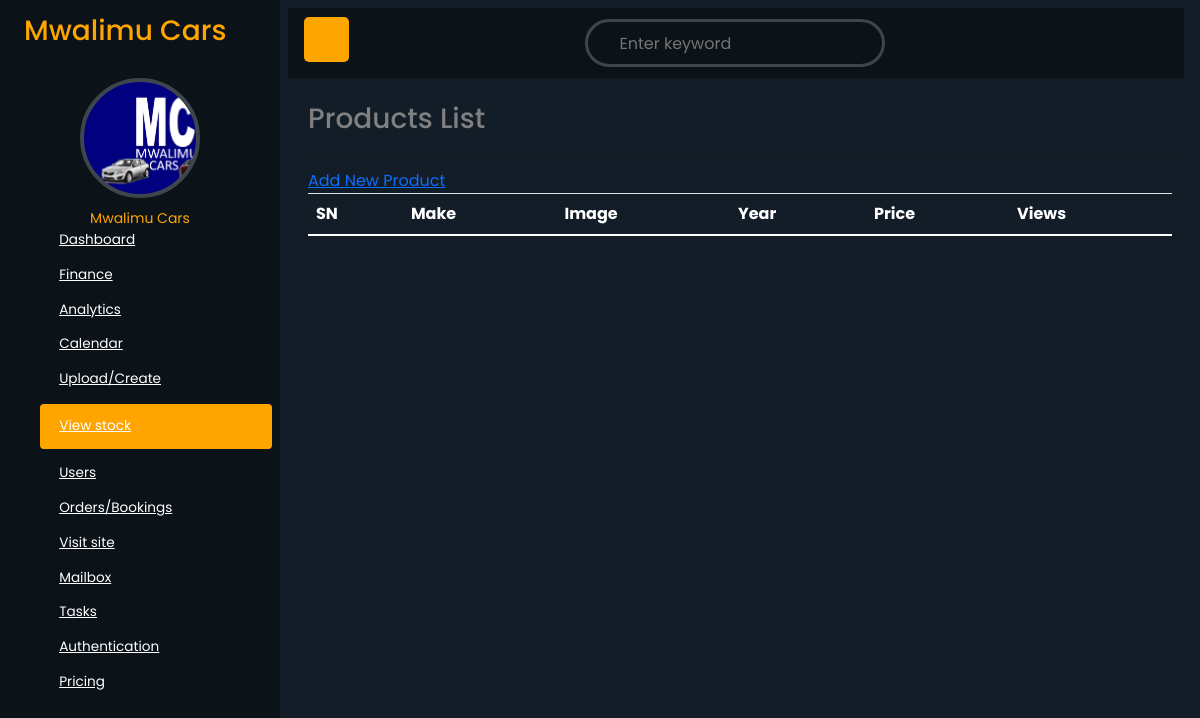
/admin_product/list/, run on an earlier commit of the app's database.
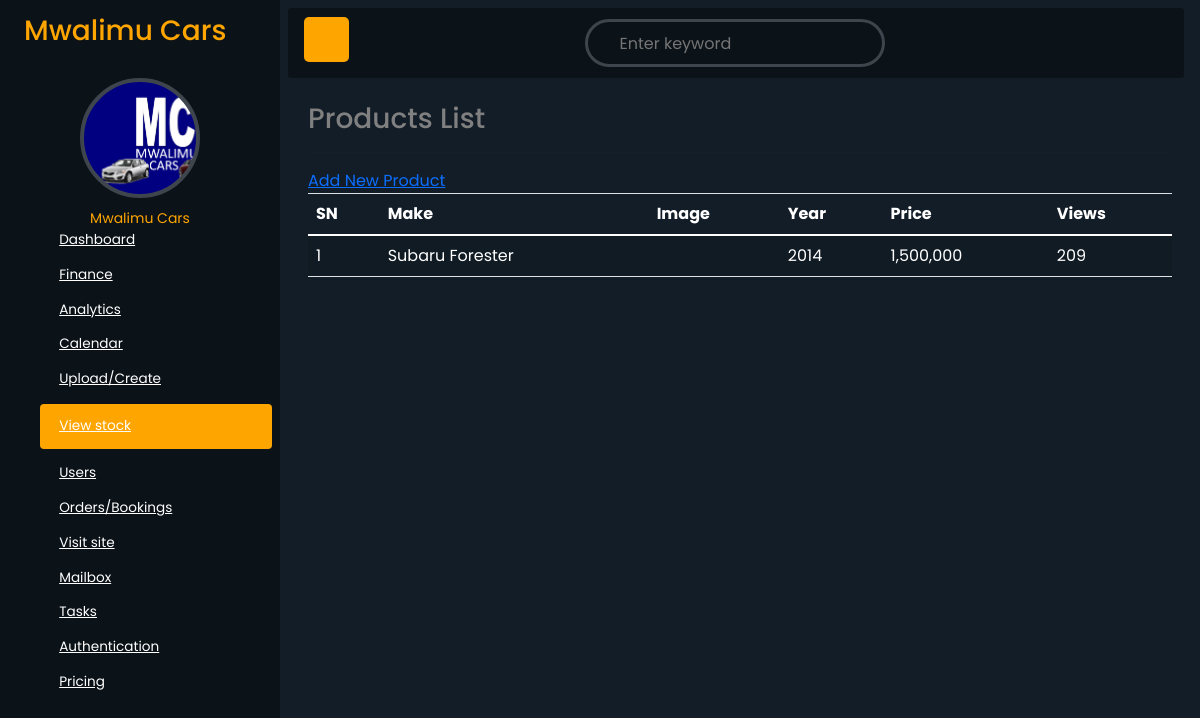
And on a later commit of the database.
### products/models.py (models this page shows, shortened)
class Product(models.Model):
    style = (
        ('Hatchback', 'Hatchback'),
        ('Convertible', 'Convertible'),
        ('Coupe', 'Coupe'),
        ('Sedan', 'Sedan'),
        ('Sports car', 'Sports car'),
        ('Notchback', 'Notchback'),
        ('SUV', 'SUV'),
        ('Luxury', 'Luxury'),
        ('Station wagon/Estate car', 'Station wagon/Estate car'),
        ('Super car', 'Super car'),
        ('MUV', 'MUV'),
        ('Pickup truck/Pickup', 'Pickup truck/Pickup'),
        ('Minivan/Van', 'Minivan/Van'),
        ('Crossover', 'Crossover'),
        ('Buggy', 'Buggy')
    )
    make = models.CharField(max_length=255)
    model = models.CharField(max_length=255)
    new_or_used = models.BooleanField(default=False, null=True, blank=True)
    cc = models.CharField(max_length=20)
    car_brand = models.ForeignKey(Brand, on_delete=models.CASCADE)
    latest = models.BooleanField(default=False, null=True, blank=True)
    slug = models.SlugField(unique=True)
    colour = models.CharField(max_length=20)
    features = models.ManyToManyField(Feature, blank=True)
    body_type = models.CharField(max_length=100, blank=True, choices=style)
    trans = (
        ('Automatic', 'Automatic'),
        ('Manual', 'Manual')
    )
    transmission = models.CharField(max_length=30, null=True, blank=True, choices=trans)
    mileage = models.CharField(max_length=10)
    fuel = models.CharField(max_length=20)
    year = models.CharField(max_length=10)
    price = models.CharField(max_length=20)
    negotiable = models.BooleanField(default=False, null=True, blank=True)
    image = CloudinaryField('images', null=True, blank=True)
    description = models.TextField(null=True, blank=True)
    view_count = models.PositiveIntegerField(default=0)
    upload_date = models.DateTimeField(null=True, blank=True, auto_now_add=True)
    class Meta:
        ordering = ['-upload_date']
    class Meta:
        db_table = "pymcars_product"

### products/views.py (the view)
# urls.py: path("admin_product/list/", AdminProductListView.as_view(), name="adminproductlist"),
class AdminProductListView(ListView):
    template_name = "adminpage/products_list.html"
    queryset = Product.objects.all().order_by("-id")
    context_object_name = "allproducts"

### templates/adminpage/products_list.html (shortened to what the changed rows need)
{% extends 'adminpage/adminbase.html' %}
{% block content %}
    <div class="main-content">
        <main>
            <div class="container">
                <div class="row">
                    <div class="col-md-12">
                        <table class="table table-striped" style="color: white">
                            <thead>
                            <tr>
                                <th>SN</th>
                                <th>Make</th>
                                <th>Image</th>
                                <th>Year</th>
                                <th>Price</th>
                                <th>Views</th>
                            </tr>
                            </thead>
                            <tbody>
                            {% for p in allproducts %}
                                <tr style="color: white">
                                    <td>{{ forloop.counter }}</td>
                                    <td>{{ p.make }}</td>
                                    <td><img src="{{ p.image.url }}" style="height: 60px;" alt=""></td>
                                    <td>{{ p.year }}</td>
                                    <td>{{ p.price }}</td>
                                    <td>{{ p.view_count }}</td>
                                </tr>
                            {% endfor %}
                            </tbody>
                        </table>
                    </div>
                </div>
            </div>
        </main>
    </div>
{% endblock %}

What changed in the data, as far as the page shows it:
added Product: make "Subaru Forester", year "2014", price "1,500,000", view_count "209"
